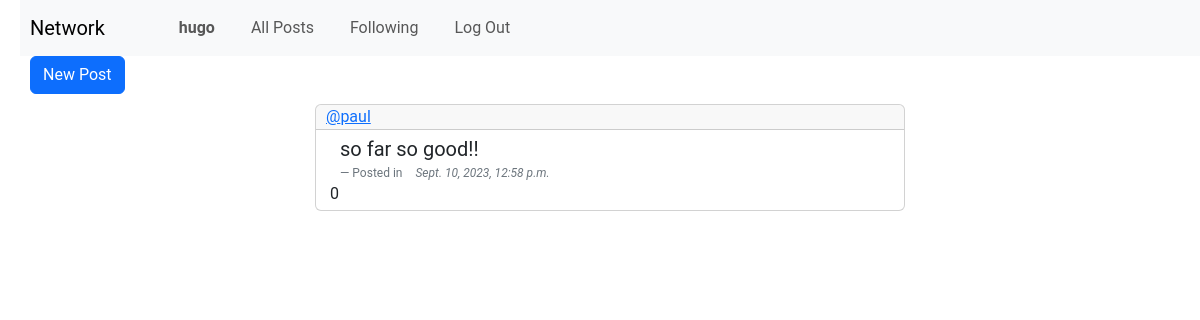
Page /following (signed in) on the committed database.
### network/models.py (models this page shows, shortened)
class User(AbstractUser):
    pass

class Post(models.Model):
    user = models.ForeignKey(User, related_name='author', on_delete=models.CASCADE)
    created = models.DateTimeField(auto_now_add=True)
    postContent= models.TextField()
    likes = models.ManyToManyField(User, related_name='liked_posts', blank=True)

### network/views.py (the view)
# urls.py: path('following', views.following, name="following"),
def following(request):
    following_users = Follow.objects.filter(follower=request.user).values_list('followed_user', flat=True)
    posts_from_following = Post.objects.filter(user__in=following_users).order_by('-created')
    posts = []
    for post in  posts_from_following:
        likes = post.likes.count()
        posts.append((post, likes))
    paginator = Paginator(posts, 2) # Show 10 posts per page.
    page_number = request.GET.get('page')
    page_obj = paginator.get_page(page_number)
    return render(request, "network/following.html", {"page_obj": page_obj})

### network/templates/network/following.html (shortened to what this page needs)
{% extends "network/layout.html" %}
{% block body %}
{% if user.is_authenticated %}
<button type="button" class="btn btn-primary" id="newPost" data-bs-toggle="modal" data-bs-target="#exampleModal" style="margin-bottom: 10px;">
    New Post
  </button>
{% endif %}
{% for posts, likes in page_obj %}
<div class="card">
    <div class="card-header">
      <a href="{% url 'profile' posts.user.id %}">@{{posts.user}}</a>
    </div>
    <div class="card-body">
      <blockquote class="blockquote mb-0">
        <p>{{posts.postContent}}</p>
        <footer class="blockquote-footer">Posted in <cite title="Source Title">{{posts.created}}</cite></footer>
      </blockquote>
      {{likes}}
    </div>
  </div>
<br>
{% empty %}
    <div>No Posts yet!</div>
{% endfor %}
{% endblock %}

### network/templates/network/layout.html (shortened to what this page needs)
{% load static %}
<!DOCTYPE html>
<html lang="en">
    <head>
        <link href="https://cdn.jsdelivr.net/npm/bootstrap@5.3.1/dist/css/bootstrap.min.css" rel="stylesheet">
        <link href="{% static 'network/styles.css' %}" rel="stylesheet">
    </head>
    <body>
        <nav class="navbar navbar-expand-lg navbar-light bg-light">
            <a class="navbar-brand" href="{% url 'index' %}">Network</a>
            <div>
              <ul class="navbar-nav mr-auto">
                {% if user.is_authenticated %}
                    <li class="nav-item">
                        <a class="nav-link" href="{% url 'profile' user.id %}"><strong>{{ user.username }}</strong></a>
                    </li>
                {% endif %}
                <li class="nav-item">
                  <a class="nav-link" href="{% url 'index' %}">All Posts</a>
                </li>
                {% if user.is_authenticated %}
                    <li class="nav-item">
                        <a class="nav-link" href="{% url 'following' %}">Following</a>
                    </li>
                    <li class="nav-item">
                        <a class="nav-link" href="{% url 'logout' %}">Log Out</a>
                    </li>
                {% endif %}
              </ul>
            </div>
          </nav>
        <div class="body">
            {% block body %}
            {% endblock %}
        </div>
    </body>
</html>

### network/static/network/styles.css (style rules this page uses)
* { margin-left: 10px; }
#newPost { margin-left: 10px; }
body { font-family: 'Roboto', sans-serif; }
.card { margin: auto; width: 50%; }
.card-header { padding: 0; height: 1 rem; margin-left: 0; }
.card-body { padding: 4px; }
.card-body p { font-size: 1 rem; }
.card-body footer { font-size: 12px; }

### rows in the picture
User: username "hugo"
Post: user "paul", postContent "so far so good!!", created "Sept. 10, 2023, 12:58 p.m.", likes "0"
